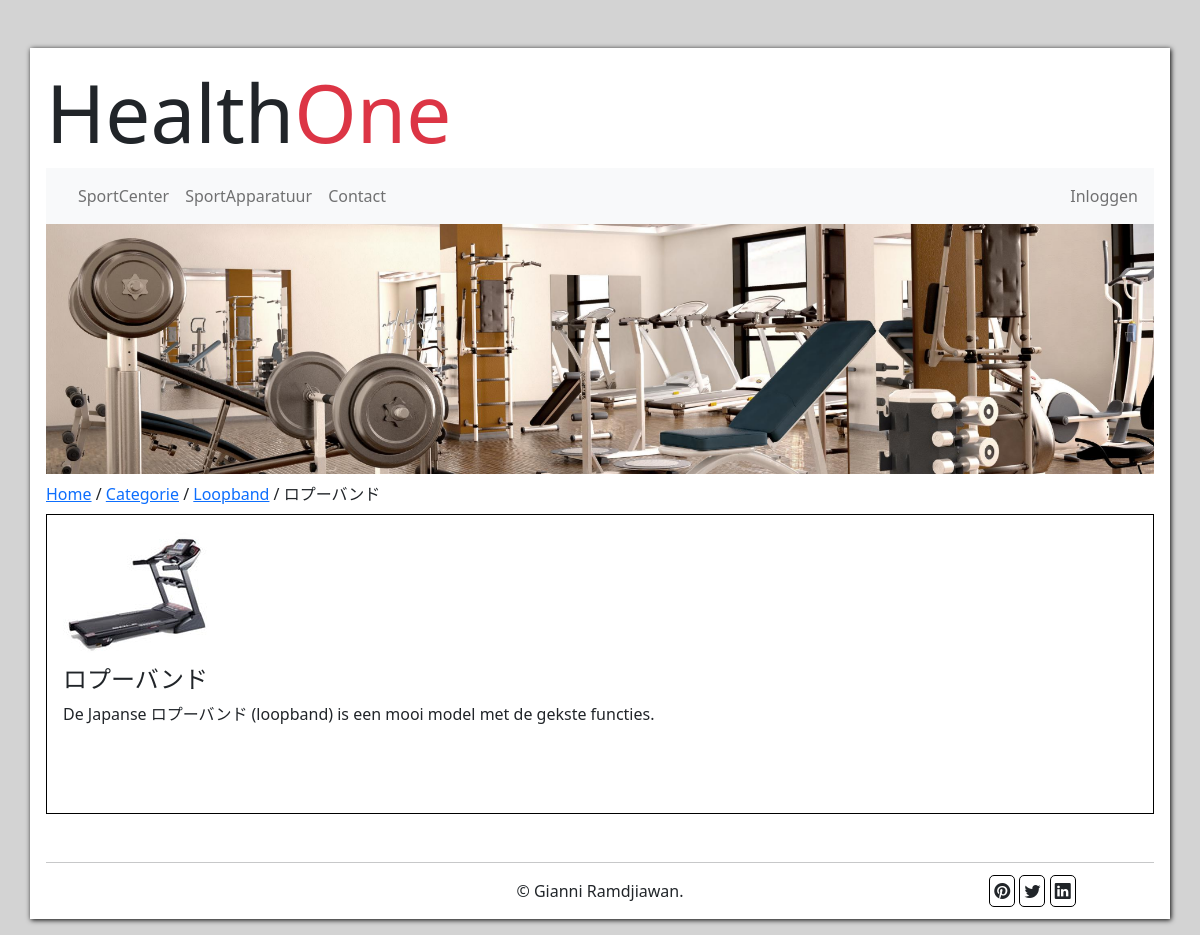
Before: /apparatuur/product.php?id=4 with the older database file.
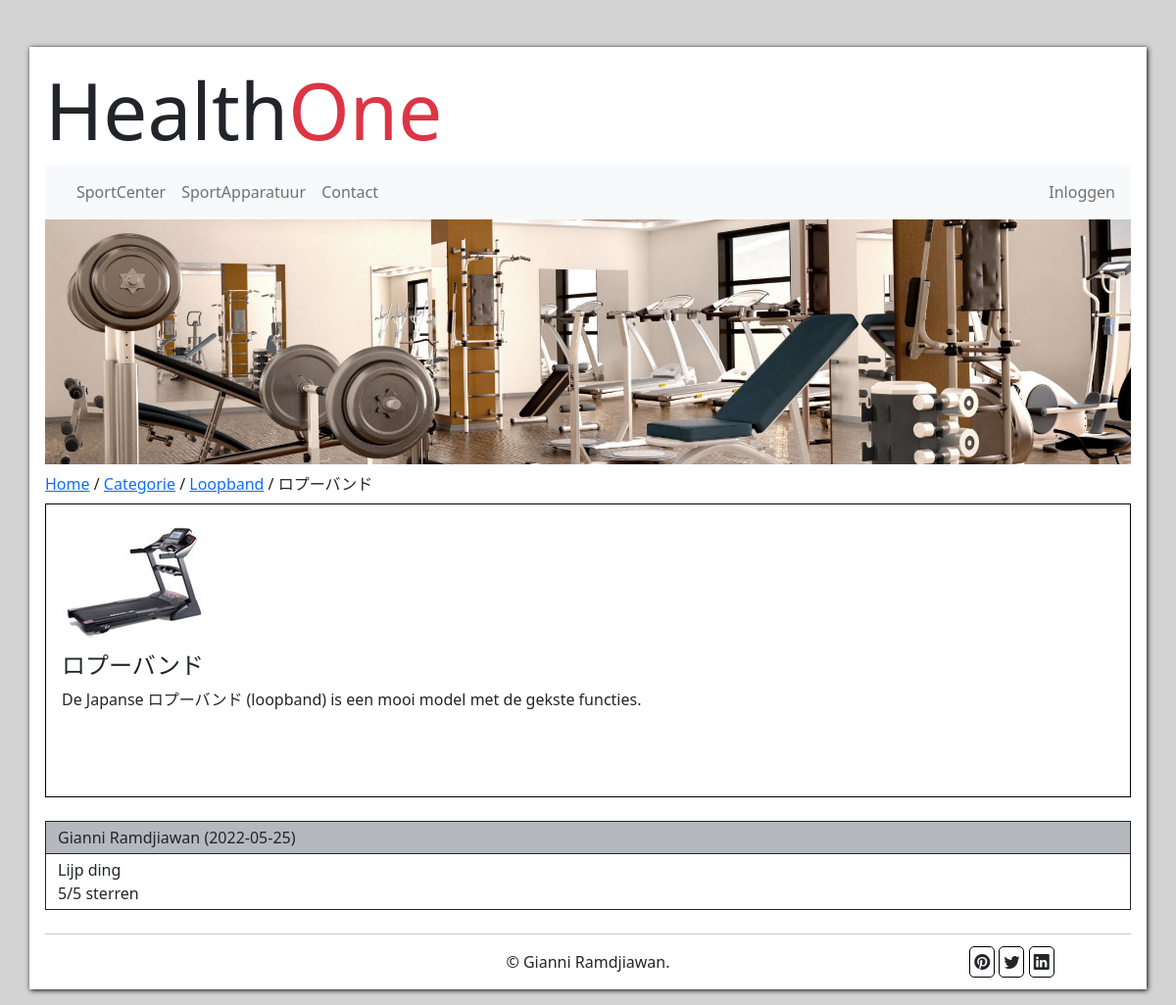
After: the same page with the newer database file.
### tables this page shows
CREATE TABLE `categorie` (
  `id` int(5) NOT NULL,
  `naam` varchar(50) NOT NULL,
  `foto` varchar(50) NOT NULL,
  `omschrijving` varchar(255) NOT NULL
);

CREATE TABLE `product` (
  `id` int(5) NOT NULL,
  `naam` varchar(50) NOT NULL,
  `foto` varchar(50) NOT NULL,
  `omschrijving` varchar(255) NOT NULL,
  `categorie_id` int(11) NOT NULL
);

CREATE TABLE `user` (
  `id` int(11) NOT NULL,
  `firstname` varchar(50) NOT NULL,
  `lastname` varchar(50) NOT NULL,
  `email` varchar(50) NOT NULL,
  `password` varchar(50) NOT NULL,
  `rollen` varchar(50) NOT NULL
);

CREATE TABLE `reviews` (
  `id` int(11) NOT NULL,
  `bericht` varchar(255) NOT NULL,
  `punten` int(5) NOT NULL,
  `datum` date NOT NULL DEFAULT current_timestamp(),
  `user_id` int(5) NOT NULL,
  `product_id` int(5) NOT NULL
);

### apparatuur/product.php (the view, shortened to what this page needs)
<?php
    include_once('../dbConnection.php');
    $producten = $db->prepare("SELECT * FROM product WHERE id = :id");
    $producten->bindParam("id", $_GET['id']);
    $producten->execute();
    $result = $producten->fetchAll(PDO::FETCH_ASSOC);
    foreach ($result as &$data) {
        $productNaam = $data['naam'];
        $id = $data['id'];
    }
    $categorie = $db->prepare("SELECT * FROM categorie WHERE id = :id");
    $categorie->bindParam("id", $_GET['id']);
    $categorie->execute();
    $result = $categorie->fetchAll(PDO::FETCH_ASSOC);
    foreach ($result as &$data) {
        $appratuur = $data['naam'];
    }
?>
<!DOCTYPE html>
<html lang="en">
    <head>
        <link href="https://cdn.jsdelivr.net/npm/bootstrap@5.2.0-beta1/dist/css/bootstrap.min.css" rel="stylesheet">
        <link rel="stylesheet" href="https://cdn.jsdelivr.net/npm/bootstrap-icons@1.8.2/font/bootstrap-icons.css">
        <link rel="stylesheet" href="../css/style.css">
    </head>
    <body>
        <div class='container container-xxl p-3 my-5'>
            <?php
            include_once('../templates/header.php');
            include_once('../templates/menu.php');
            include_once('../templates/banner.php');
            echo "
            <div class='row mt-2'>
                <div class='path mb-2'>
                    <a href='../index.php'>Home</a>
                    /
                    <a href='./categorieen.php'>Categorie</a>
                    /
                    <a href='./apparatuur.php?id=$id'>$appratuur</a>
                    /
                    $productNaam
                </div>
            </div>
            ";
            $producten = $db->prepare("SELECT * FROM product WHERE categorie_id = :id");
            $producten->bindParam("id", $_GET['id']);
            $producten->execute();
            $result = $producten->fetchAll(PDO::FETCH_ASSOC);
            foreach ($result as &$data) {
                echo "<div class='product px-3'>";
                echo "<img src='../img/".$data['foto']."' alt='".$data['naam']."' class='img-fluid'><br>";
                echo "<h4>".$data['naam']."</h4>";
                echo "<p>".$data['omschrijving']."</p> </a>";
                echo "</div>";
            }
            $reviews = $db->prepare("SELECT * FROM reviews WHERE product_id = :id");
            $reviews->bindParam("id", $_GET['id']);
            $reviews->execute();
            $result = $reviews->fetchAll(PDO::FETCH_ASSOC);
            foreach ($result as &$data) {
                $userId = $data['user_id'];
            }
            echo "<div class='row mx-0 my-4'>";
            $user = $db->prepare("SELECT * FROM user WHERE id = :id");
            $user->bindParam("id", $userId);
            $user->execute();
            $result = $user->fetchAll(PDO::FETCH_ASSOC);
            foreach ($result as &$data) {
                echo "<span class='name py-1 border border-dark bg-secondary bg-opacity-50'>".ucfirst($data['firstname'])." ".ucfirst($data['lastname']);
            }
            $reviews = $db->prepare("SELECT * FROM reviews WHERE product_id = :id");
            $reviews->bindParam("id", $_GET['id']);
            $reviews->execute();
            $result = $reviews->fetchAll(PDO::FETCH_ASSOC);
            foreach ($result as &$data) {
                echo " (". $data['datum'].") </span>
                    <div class='bottom-review py-1 border-end border-bottom border-start border-dark'>
                    <span class='bericht'>". ucfirst($data['bericht'])."</span>
                    <br>
                    <span class='stars'> ".$data['punten']."/5 sterren</span>
                    </div>
                ";
            }
            echo "</div>";
            echo "<hr>";
            include_once('../templates/footer.php');
        ?>
    </div>
</body>
</html>

### templates/header.php
<div class="row">
    <h1 class="display-1">
        Health<span class="text-danger">One</span>
    </h1>
</div>

### templates/menu.php (shortened to what this page needs)
<nav class="navbar navbar-expand-lg bg-light p-2">
    <div class="collapse navbar-collapse" id="navbarNav">
        <ul class="navbar-nav ">
          <li class="nav-item">
            <a class="nav-link" href="/healthone/index.php">SportCenter</a>
          </li>
          <li class="nav-item">
            <a class="nav-link" href="/healthone/apparatuur/categorieen.php">SportApparatuur</a>
          </li>
          <li class="nav-item">
            <a class="nav-link" href="/healthone/contact.php">Contact</a>
          </li>
        </ul>
        <ul class="navbar-nav ms-auto">
            <li class="nav-item ">
              <a class="nav-link" href="/healthone/inlog/inlog.php">Inloggen</a>
            </li>
        </ul>
    </div>
</nav>

### templates/banner.php
<div class="row">
    <img src="../img/healthone-banner.png" class="img-fluid" alt="Health One">
</div>

### templates/footer.php
<div class="row footer">
    <div class="col-md-2"></div>
    <div class="col-md-8 d-flex justify-content-center align-items-center">
        &copy; Gianni Ramdjiawan.
    </div>
    <div class="col-md-2">
        <i class="bi bi-pinterest p-1 footer-icons"></i>
        <i class="bi bi-twitter p-1 footer-icons"></i>
        <i class="bi bi-linkedin p-1 footer-icons"></i>
    </div>
</div>

### css/style.css (style rules this page uses)
body { background-color: lightgrey; }
.container { background-color: white; box-shadow: 1px 1px 5px black; }
.footer-icons { border: 1px solid black; border-radius: 5px; }
.product { border: 1px solid black; height: 300px; }
.name { background-color: lightgrey; }

Changed rows visible on the page:
added user: firstname "Gianni", lastname "Ramdjiawan"
added reviews: datum "2022-05-25", bericht "Lijp ding", punten "5"
